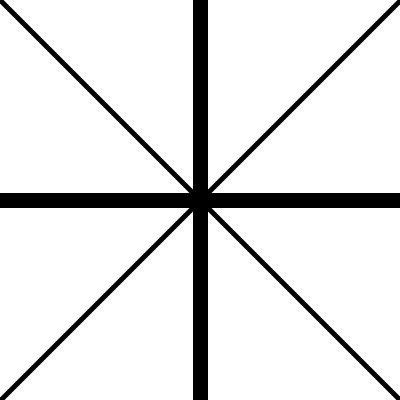
Frame 1 (no input)
Frame 60 (the mouse pressed at the canvas centre just before this capture): identical to frame 1, image omitted
Frame 120 (the mouse held since frame 60 and released just before this capture): identical to frame 1, image omitted

The Processing sketch that drew this single still picture (run headless with seeded random() and noise(); from frame 60 on, the mouse is pressed at the canvas centre):

// Processing sketch: processing_31626
// ── processing_31626.pde

void setup() {
  size(400,400);
}

void draw() {
 background(255);
 
 strokeWeight(15);
 line(width/2, 0, width/2, height);
 line(0, height/2, width, height/2);
 
 strokeWeight(5);
 line(0, 0, width, height);
 line(0, height, width, 0);
  
}
